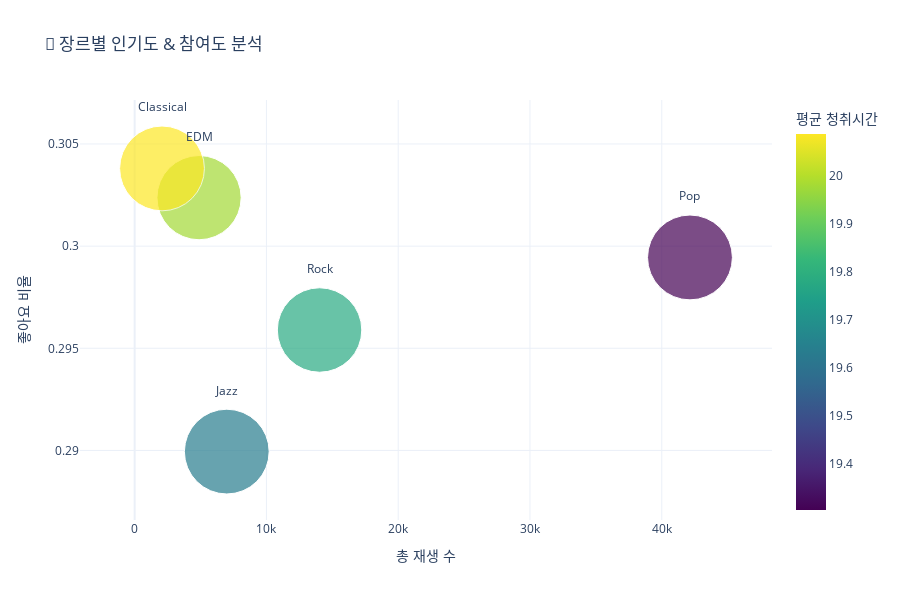

The notebook cell saved with this chart:
### Code cell
# 장르별 통계
genre_stats = df.groupby('genre').agg({
    'user_id': 'count',
    'liked': 'mean',
    'finished_song': 'mean',
    'listening_time_mins': 'mean'
}).rename(columns={'user_id': '재생수'}).sort_values('재생수', ascending=False)

fig = px.scatter(
    genre_stats,
    x='재생수',
    y='liked',
    size='finished_song',
    color='listening_time_mins',
    text=genre_stats.index,
    title='🎸 장르별 인기도 & 참여도 분석',
    labels={'liked': '좋아요 비율', '재생수': '총 재생 수', 
            'listening_time_mins': '평균 청취시간', 'finished_song': '완청률'},
    color_continuous_scale='Viridis',
    size_max=60
)

fig.update_traces(textposition='top center', textfont_size=12)
fig.update_layout(height=600)
fig.show()

print("\n📊 장르별 순위:")
print(genre_stats.sort_values('liked', ascending=False)[['재생수', 'liked', 'finished_song']])

### Figure 1 — Plotly figure (JSON) as saved in the notebook; plotly's stock layout.template omitted (floating-point values rounded to 4 significant figures)
{"data": [{"hovertemplate": "총 재생 수=%{x}<br>좋아요 비율=%{y}<br>완청률=%{marker.size}<br>genre=%{text}<br>평균 청취시간=%{marker.color}<extra></extra>", "legendgroup": "", "marker": {"color": [19.3, 19.78, 19.63, 19.98, 20.09], "coloraxis": "coloraxis", "size": [0.7019, 0.6956, 0.7008, 0.6915, 0.7015], "sizemode": "area", "sizeref": 0.000195, "symbol": "circle"}, "mode": "markers+text", "name": "", "orientation": "v", "showlegend": false, "text": ["Pop", "Rock", "Jazz", "EDM", "Classical"], "textfont": {"size": 12}, "textposition": "top center", "type": "scatter", "x": [42141, 14032, 6991, 4888, 2077], "xaxis": "x", "y": [0.2994, 0.2959, 0.2899, 0.3024, 0.3038], "yaxis": "y"}], "layout": {"coloraxis": {"colorbar": {"title": {"text": "평균 청취시간"}}, "colorscale": [[0, "#440154"], [0.1111, "#482878"], [0.2222, "#3e4989"], [0.3333, "#31688e"], [0.4444, "#26828e"], [0.5556, "#1f9e89"], [0.6667, "#35b779"], [0.7778, "#6ece58"], [0.8889, "#b5de2b"], [1, "#fde725"]]}, "height": 600, "legend": {"itemsizing": "constant", "tracegroupgap": 0}, "title": {"text": "🎸 장르별 인기도 & 참여도 분석"}, "xaxis": {"anchor": "y", "domain": [0, 1], "title": {"text": "총 재생 수"}}, "yaxis": {"anchor": "x", "domain": [0, 1], "title": {"text": "좋아요 비율"}}}}
